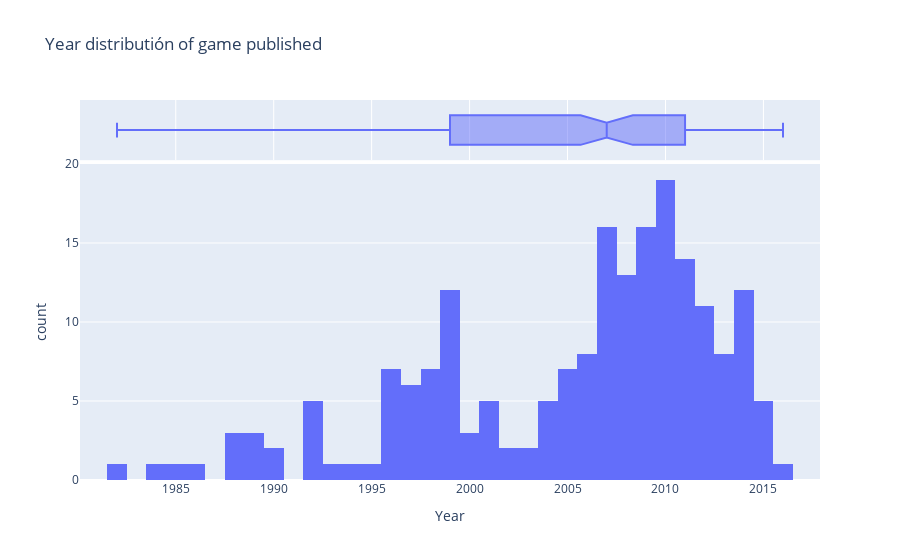

Here is the notebook cell this chart was saved with:
### Code cell
fig = px.histogram(df, 
                   x = 'Year',
                   marginal='box',
                   nbins=50,
                   title= 'Year distributión of game published')




fig.show()

### Figure 1 — Plotly figure (JSON) as saved in the notebook; plotly's stock layout.template omitted (floating-point values rounded to 4 significant figures; data arrays with more than 128 entries replaced by an {"elided": "..."} marker saying what was removed)
{"data": [{"alignmentgroup": "True", "bingroup": "x", "hovertemplate": "Year=%{x}<br>count=%{y}<extra></extra>", "legendgroup": "", "marker": {"color": "#636efa", "pattern": {"shape": ""}}, "name": "", "nbinsx": 50, "offsetgroup": "", "orientation": "v", "showlegend": false, "type": "histogram", "x": {"elided": "199 int values"}, "xaxis": "x", "yaxis": "y"}, {"alignmentgroup": "True", "hovertemplate": "Year=%{x}<extra></extra>", "legendgroup": "", "marker": {"color": "#636efa"}, "name": "", "notched": true, "offsetgroup": "", "showlegend": false, "type": "box", "x": {"elided": "199 int values"}, "xaxis": "x2", "yaxis": "y2"}], "layout": {"barmode": "relative", "legend": {"tracegroupgap": 0}, "title": {"text": "Year distributión of game published"}, "xaxis": {"anchor": "y", "domain": [0, 1], "title": {"text": "Year"}}, "xaxis2": {"anchor": "y2", "domain": [0, 1], "matches": "x", "showgrid": true, "showticklabels": false}, "yaxis": {"anchor": "x", "domain": [0, 0.8316], "title": {"text": "count"}}, "yaxis2": {"anchor": "x2", "domain": [0.8416, 1], "matches": "y2", "showgrid": false, "showline": false, "showticklabels": false, "ticks": ""}}}
